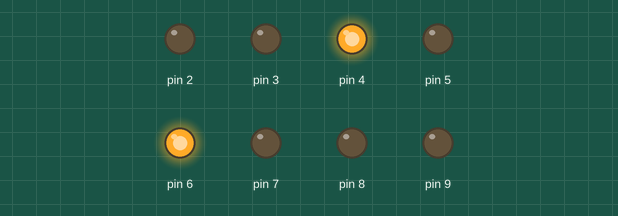
This sketch was run on a simulated Arduino Uno, built with avr-gcc and run on an emulated ATmega328P. Parts: output pins drawn as LEDs (lit = HIGH).

Above: at 0.2 s.
At 1.2 s:
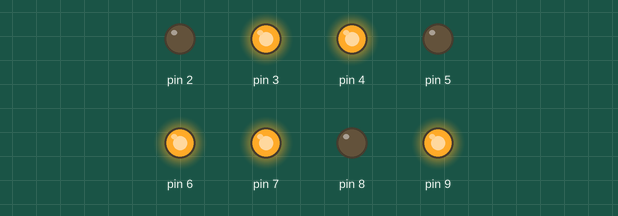
At 1.7 s:
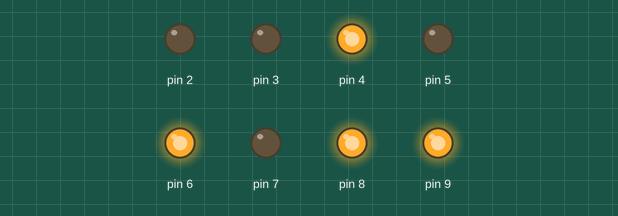
At 2.7 s:
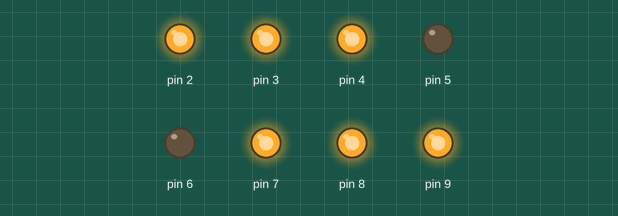
At 4.2 s:
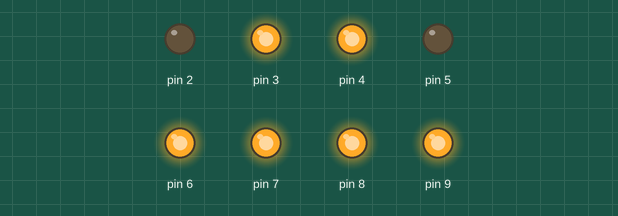
At 5.7 s:
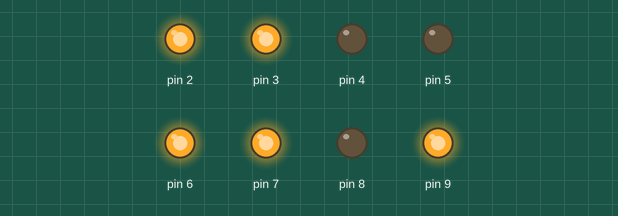
Timing chart, 0 to 6.5 s (numbered marks = the images above):
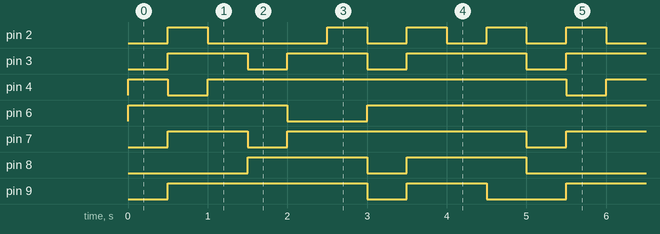

The sketch:

prog_8.ino
```cpp
byte digitos [11][8] =
{//A, B, C, P, D, E, F, G
  {1, 1, 1, 0, 1, 1, 1, 0}, // 0
  {0, 0, 1, 0, 1, 0, 0, 0}, // 1
  {1, 1, 0, 0, 1, 1, 0, 1}, // 2
  {0, 1, 1, 0, 1, 1, 0, 1}, // 3
  {0, 0, 1, 0, 1, 0, 1, 1}, // 4
  {0, 1, 1, 0, 0, 1, 1, 1}, // 5
  {1, 1, 1, 0, 0, 1, 1, 1}, // 6
  {0, 0, 1, 0, 1, 1, 0, 0}, // 7
  {1, 1, 1, 0, 1, 1, 1, 1}, // 8
  {0, 1, 1, 0, 1, 1, 1, 1}, // 9
  {0, 0, 0, 1, 0, 0, 0, 0} // Ponto
};

int i = 0;

void setup()
{
  for(int i = 2; i < 11; i++)
    pinMode(i, OUTPUT);

  pinMode(10, INPUT_PULLUP);
}

void loop()
{
    //if(digitalRead(10) == 0)
      i++;
    if(i == 10)
      i = 0;
    escreveDigito(i);
    delay(500);
}

void escreveDigito(int n)
{
  for(int i = 0; i < 8; i++)
    digitalWrite( (i + 2), digitos[n][i]);
}
```

Measured:
- by itself, pin 2: repeats every 5.0 s: LOW 1.5 s, 3 × (HIGH 0.50 s, LOW 0.50 s), HIGH 0.50 s
- by itself, pin 3: repeats every 5.0 s: LOW 0.50 s, HIGH 1.0 s, LOW 0.50 s, HIGH 1.5 s, LOW 0.50 s, HIGH 1.0 s
- by itself, pin 4: repeats every 5.0 s: LOW 0.50 s, HIGH 4.5 s
- by itself, pin 6: repeats every 5.0 s: LOW 1.0 s, HIGH 4.0 s
- by itself, pin 7: repeats every 5.0 s: LOW 0.50 s, HIGH 3.0 s, LOW 0.50 s, HIGH 1.0 s
- by itself, pin 8: repeats every 5.0 s: LOW 0.50 s, HIGH 1.5 s, LOW 1.5 s, HIGH 1.5 s
- by itself, pin 9: repeats every 5.0 s: LOW 0.50 s, HIGH 1.0 s, LOW 1.0 s, HIGH 2.5 s
